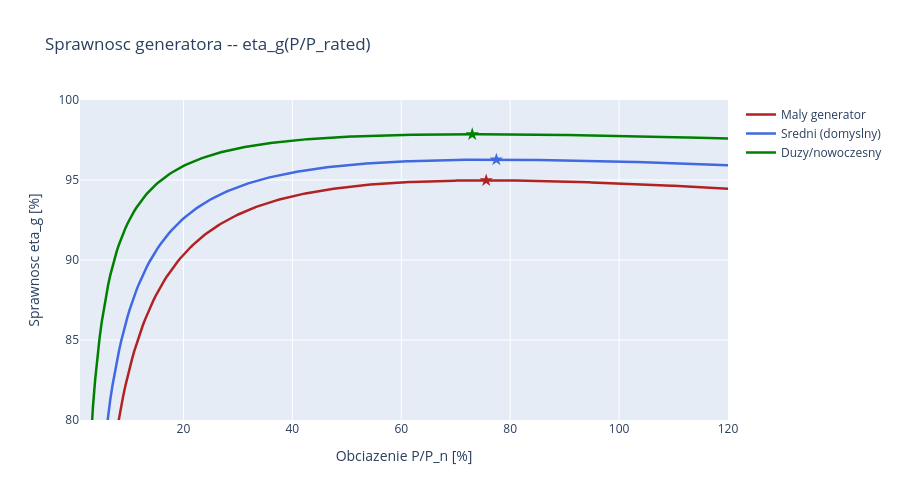

Write notebook code for a chart like this one.
### Markdown cell above
**Prompt do LLM:**
> *"Narysuj krzywe sprawnosci generatora dla 3 zestawow parametrow:
> (1) maly generator (k_cu=0.035, k_fe=0.012, k_mech=0.008),
> (2) sredni (domyslne), (3) duzy/nowoczesny (k_cu=0.015, k_fe=0.005, k_mech=0.003).
> Zaznacz punkt optymalny dla kazdego."*

**Uzyte funkcje:** `generator_efficiency()`, `generator_efficiency_peak()`

### Code cell
configs = [
    ('Maly generator', 0.035, 0.012, 0.008, 'firebrick'),
    ('Sredni (domyslny)', 0.025, 0.010, 0.005, 'royalblue'),
    ('Duzy/nowoczesny', 0.015, 0.005, 0.003, 'green'),
]

fig = go.Figure()
for label, k_cu, k_fe, k_mech, color in configs:
    eta = generator_efficiency(P_ratio, k_cu, k_fe, k_mech)
    P_opt, eta_max = generator_efficiency_peak(k_cu, k_fe, k_mech)
    eta_full = float(generator_efficiency(1.0, k_cu, k_fe, k_mech))

    fig.add_trace(go.Scatter(
        x=P_ratio * 100, y=eta * 100,
        mode='lines', name=label,
        line=dict(color=color, width=2.5),
    ))
    # Mark peak
    fig.add_trace(go.Scatter(
        x=[P_opt * 100], y=[eta_max * 100],
        mode='markers', showlegend=False,
        marker=dict(color=color, size=10, symbol='star'),
    ))
    print(f'{label}: eta_max={eta_max:.4f} przy P/Pn={P_opt:.1%}, eta(100%)={eta_full:.4f}')

fig.update_layout(
    title='Sprawnosc generatora -- eta_g(P/P_rated)',
    xaxis_title='Obciazenie P/P_n [%]',
    yaxis_title='Sprawnosc eta_g [%]',
    yaxis_range=[80, 100],
    height=500, hovermode='x unified',
)
fig.show()

### Figure 1 — Plotly figure (JSON) as saved in the notebook; plotly's stock layout.template omitted (floating-point values rounded to 4 significant figures; data arrays with more than 128 entries replaced by an {"elided": "..."} marker saying what was removed)
{"data": [{"line": {"color": "firebrick", "width": 2.5}, "mode": "lines", "name": "Maly generator", "type": "scatter", "x": {"elided": "300 float values"}, "y": {"elided": "300 float values"}}, {"marker": {"color": "firebrick", "size": 10, "symbol": "star"}, "mode": "markers", "showlegend": false, "type": "scatter", "x": [75.59], "y": [94.97]}, {"line": {"color": "royalblue", "width": 2.5}, "mode": "lines", "name": "Sredni (domyslny)", "type": "scatter", "x": {"elided": "300 float values"}, "y": {"elided": "300 float values"}}, {"marker": {"color": "royalblue", "size": 10, "symbol": "star"}, "mode": "markers", "showlegend": false, "type": "scatter", "x": [77.46], "y": [96.27]}, {"line": {"color": "green", "width": 2.5}, "mode": "lines", "name": "Duzy/nowoczesny", "type": "scatter", "x": {"elided": "300 float values"}, "y": {"elided": "300 float values"}}, {"marker": {"color": "green", "size": 10, "symbol": "star"}, "mode": "markers", "showlegend": false, "type": "scatter", "x": [73.03], "y": [97.86]}], "layout": {"height": 500, "hovermode": "x unified", "title": {"text": "Sprawnosc generatora -- eta_g(P/P_rated)"}, "xaxis": {"title": {"text": "Obciazenie P/P_n [%]"}}, "yaxis": {"range": [80, 100], "title": {"text": "Sprawnosc eta_g [%]"}}}}
